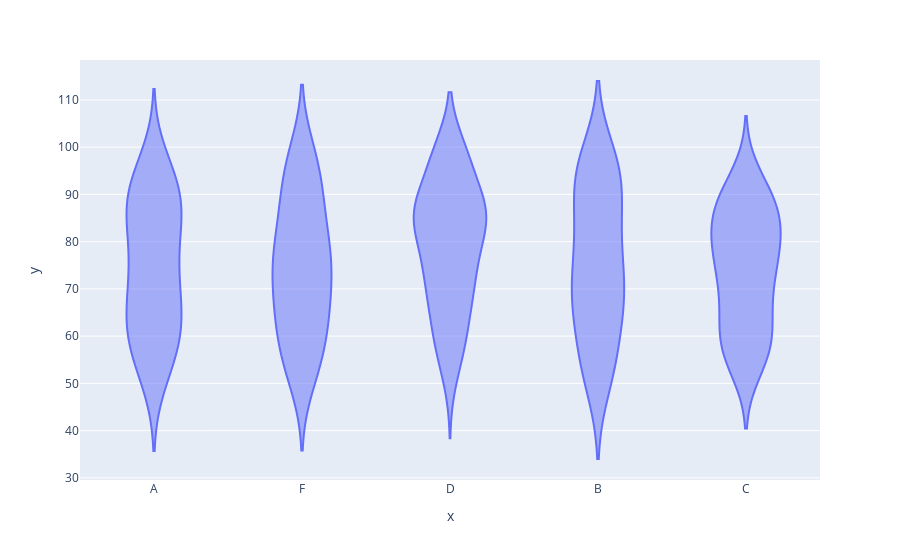

Notebook cell for this chart:
### Code cell
fig = px.violin(x = data['Grade'],y = data['Score'])
fig.show()

### Figure 1 — Plotly figure (JSON) as saved in the notebook; plotly's stock layout.template omitted (floating-point values rounded to 4 significant figures; data arrays with more than 128 entries replaced by an {"elided": "..."} marker saying what was removed)
{"data": [{"alignmentgroup": "True", "box": {"visible": false}, "hovertemplate": "x=%{x}<br>y=%{y}<extra></extra>", "legendgroup": "", "marker": {"color": "#636efa"}, "name": "", "offsetgroup": "", "orientation": "v", "scalegroup": "True", "showlegend": false, "type": "violin", "x": {"elided": "200 str values"}, "x0": " ", "xaxis": "x", "y": {"elided": "200 int values"}, "y0": " ", "yaxis": "y"}], "layout": {"legend": {"tracegroupgap": 0}, "margin": {"t": 60}, "violinmode": "group", "xaxis": {"anchor": "y", "domain": [0, 1], "title": {"text": "x"}}, "yaxis": {"anchor": "x", "domain": [0, 1], "title": {"text": "y"}}}}
